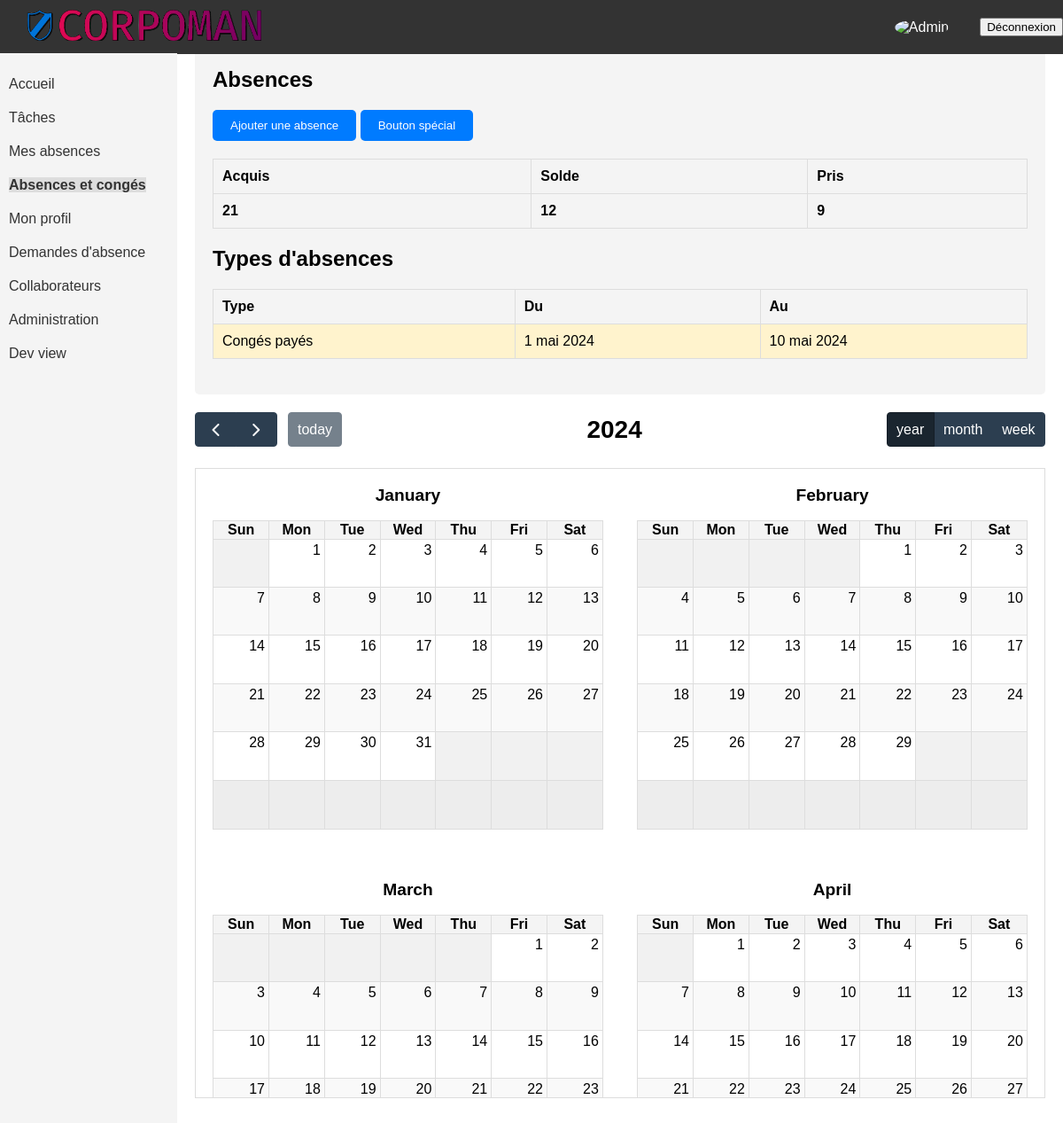
Page /dayoff/ (signed in) on the earlier database version.
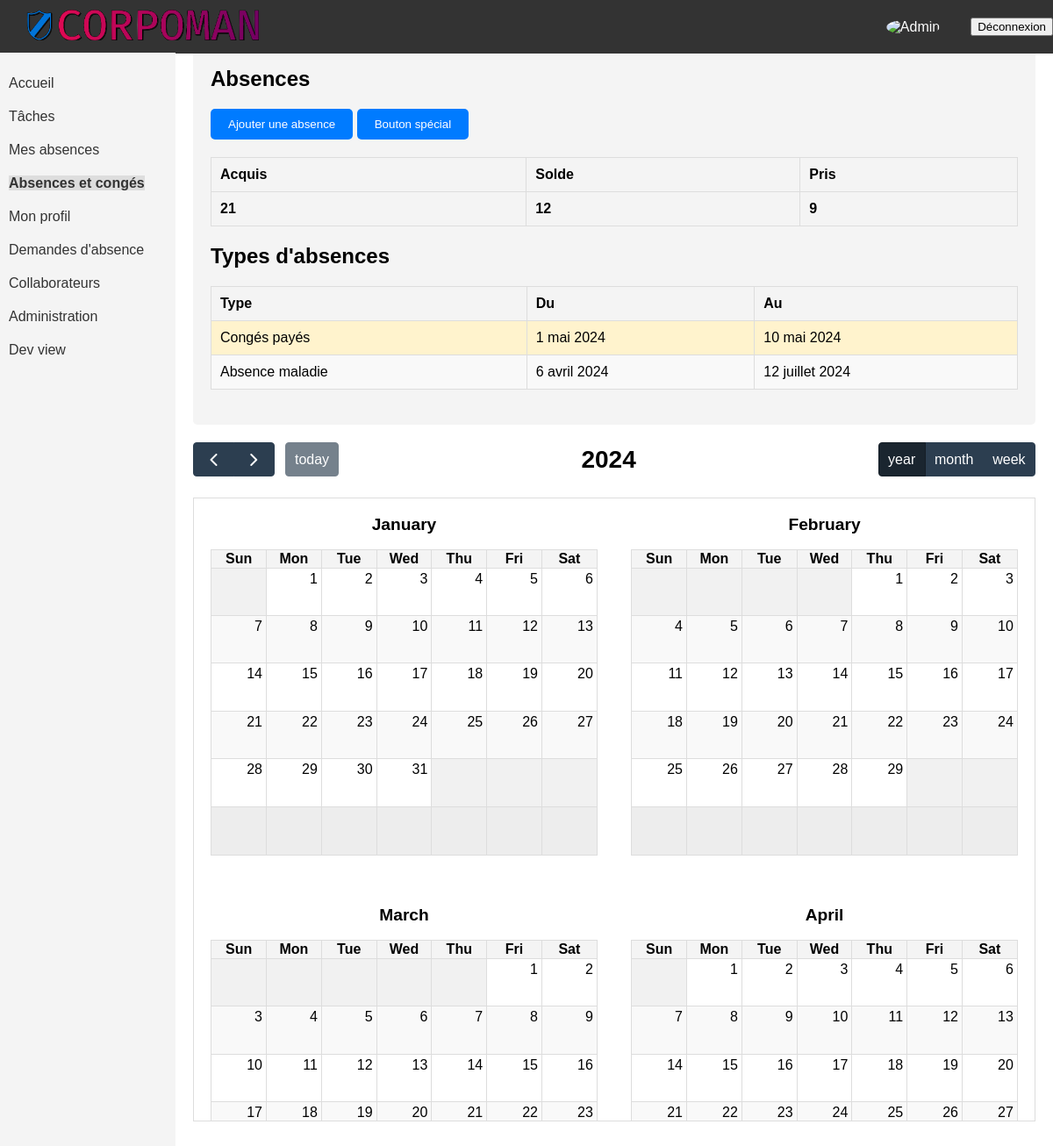
Same page on the later database version.
### corpoman/models.py (models this page shows, shortened)
class DemandeAbsence(models.Model):
    SITUATION_CHOICES = (
        ('Approved', 'Approuvée'),
        ('StandBy', 'En attente'),
        ('Refused', 'Refusé')
    )
    employe = models.ForeignKey('Collaborateur', on_delete=models.CASCADE, verbose_name="Employé")
    approbateur = models.ForeignKey('Collaborateur', on_delete=models.SET_NULL, null=True, blank=True,
                                    related_name="approbateur", verbose_name="Approbateur")
    type_absence = models.ForeignKey('TypeAbsence', on_delete=models.CASCADE, verbose_name="Type d'absence")
    description = models.TextField(verbose_name="Description",null=True, blank=True)
    date_debut = models.DateField(verbose_name="Date début")
    date_fin = models.DateField(null=True, blank=True, verbose_name="Date fin")
    documents = models.FileField(upload_to="documents_joints", verbose_name="Documents joints", null=True, blank=True)
    situation = models.CharField(max_length=20, choices=SITUATION_CHOICES, verbose_name="Situation")
    class Meta:
        verbose_name = "Demande d'absence"
        verbose_name_plural = "Demandes d'absence"

class TypeAbsence(models.Model):
    nom = models.CharField(max_length=100, verbose_name="Nom")
    description = models.TextField(verbose_name="Description")
    deduire_du_compteur = models.BooleanField(verbose_name="Déduire ce temps depuis le compteur")
    absence_remuneree = models.BooleanField(verbose_name="Absences rémunérée")
    date_fin_obligatoire = models.BooleanField(verbose_name="Date de fin obligatoire")
    demander_absence = models.BooleanField(verbose_name="Permettre de demander ce type d'absences")
    autoriser_pieces_jointes = models.BooleanField(verbose_name="Autoriser les pièces jointes")
    pieces_jointes_obligatoires = models.BooleanField(verbose_name="Obliger les pièces jointes")
    description_obligatoire = models.BooleanField(verbose_name="Description obligatoire")
    approbation_automatique = models.BooleanField(verbose_name="Approbation Automatique")
    class Meta:
        verbose_name = "Type d'absence"
        verbose_name_plural = "Types d'absences"
    def __str__(self):
        deductions = "Déduit du compteur" if self.deduire_du_compteur else "Non Déduit du compteur"
        approval = "et n'a pas besoin d'une approbation" if self.approbation_automatique \
            else "et a besoin d'une approbation"
        return f"{self.nom} - {deductions} {approval}"

### corpoman/views.py (the view)
# urls.py: path('dayoff/', dayoff, name='dayoff'),
@login_required
def dayoff(request):
    employe = request.user.collaborateur
    pris = get_pris(employe)
    acquis = get_acquis(employe)
    solde = acquis - pris
    demandes_absence = get_demandes_absence(employe)
    form = create_demande_absence(request)
    return render(request, 'dayoff/absence.html',
                  {'form': form, 'pris': pris, 'acquis': acquis, 'solde': solde, 'demandes_absence': demandes_absence})

### corpoman/views.py (called while the page is built)
def get_pris(employe):
    pris = 0
    demandes = DemandeAbsence.objects.filter(employe=employe)
    for demande in demandes:
        if demande.type_absence.deduire_du_compteur:
            if demande.date_fin:
                duree_abs = demande.date_fin - demande.date_debut
                pris += duree_abs.days
    return pris

def get_acquis(employe):
    return employe.politique_conges.compteur_absences.configuration.maximum_eligible_days

def get_demandes_absence(employe):
    return DemandeAbsence.objects.filter(employe=employe)

def create_demande_absence(request):
    if request.method == 'POST':
        form = DemandeAbsenceForm(request.POST)
        if form.is_valid():
            form.instance.employe = request.user.collaborateur
            form.instance.situation = 'StandBy'
            form.save()
            return redirect('dayoff')
    else:
        form = DemandeAbsenceForm()
    return form

### corpoman/templates/dayoff/absence.html (shortened to what this page needs)
{% extends 'base.html' %}
{% block content %}
<div class="left-panel">
    <h2>Absences</h2>
    <button id="btn-ajouter-absence">Ajouter une absence</button>
    {% if user.is_superuser %}
    <button id="btn-special">Bouton spécial</button>
    {% endif %}
    <table>
        <thead>
            <tr>
                <th>Acquis</th>
                <th>Solde</th>
                <th>Pris</th>
            </tr>
        </thead>
        <tbody>
            <tr>
                <th>{{ acquis }}</th>
                <th>{{ solde }}</th>
                <th>{{ pris }}</th>
            </tr>
        </tbody>
    </table>
    <h2>Types d'absences</h2>
    <table>
        <thead>
            <tr>
                <th>Type</th>
                <th>Du</th>
                <th>Au</th>
            </tr>
        </thead>
        <tbody>
            {% for demande in demandes_absence %}
            <tr class="
            {% if demande.situation == 'Refused' %}
                refused
            {% elif demande.situation == 'Approved' %}
                approved
            {% elif demande.situation == 'StandBy' %}
                standby
            {% endif %}">
                <td>{{ demande.type_absence.nom }}</td>
                <td>{{ demande.date_debut }}</td>
                {% if demande.date_fin %}
                    <td>{{ demande.date_fin }}</td>
                {% else %}
                    <td>Pas de date de annoncée</td>
                {% endif %}
            </tr>
            {% endfor %}
        </tbody>
    </table>
</div>
    <div id="calendrier"></div>
{% endblock %}

Differences in the rows shown:
added DemandeAbsence: type_absence.nom "Absence maladie", date_debut "6 avril 2024", date_fin "12 juillet 2024"
